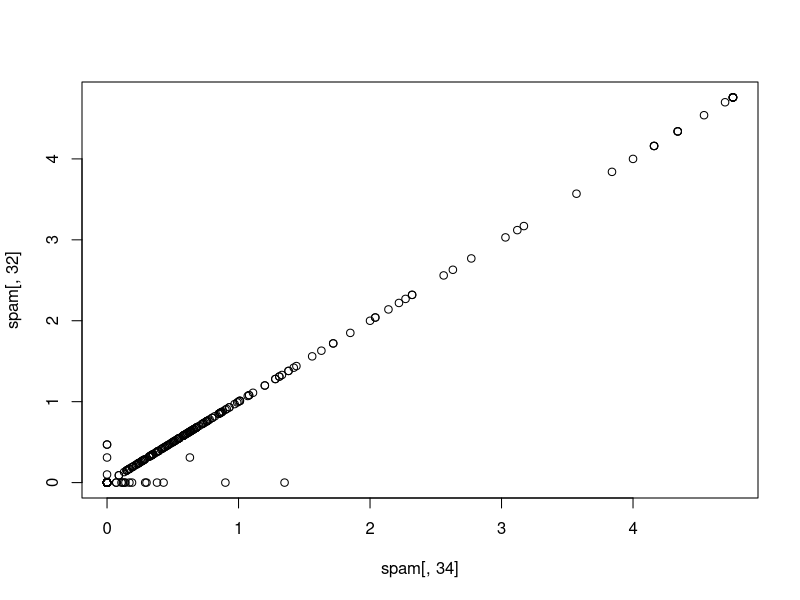
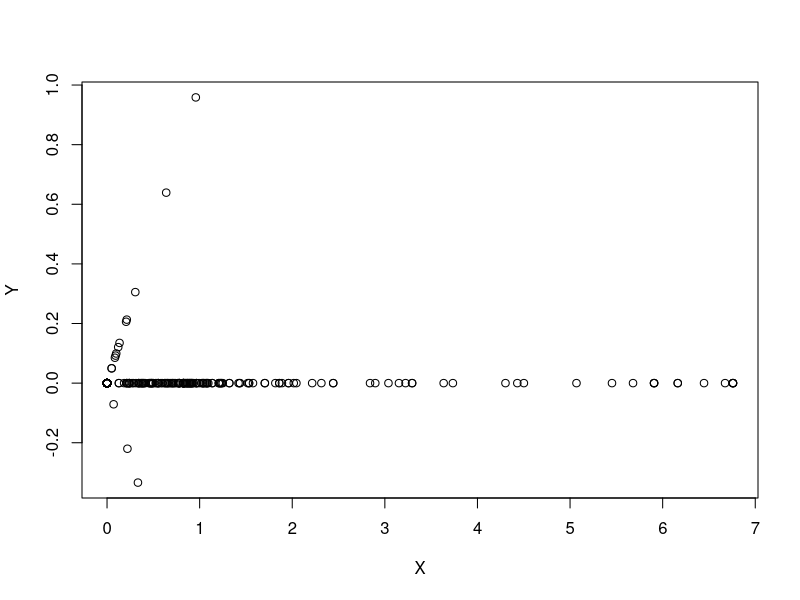
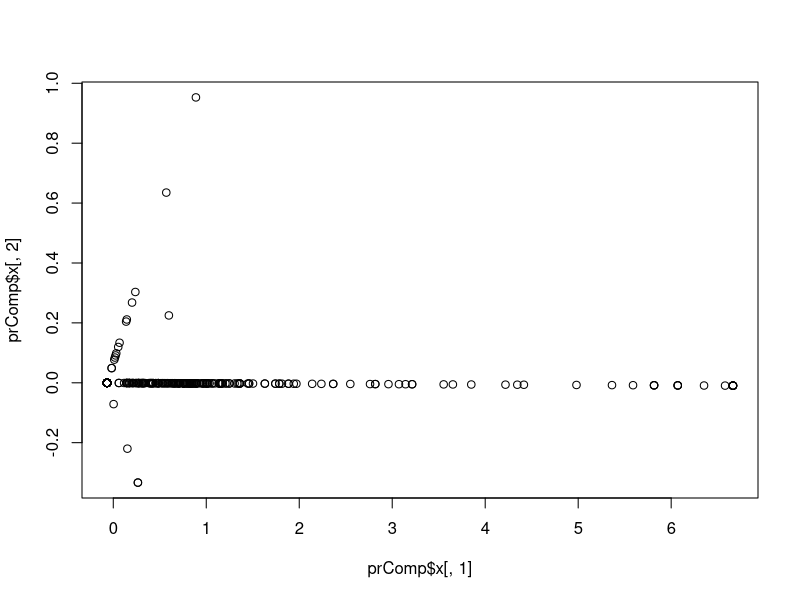
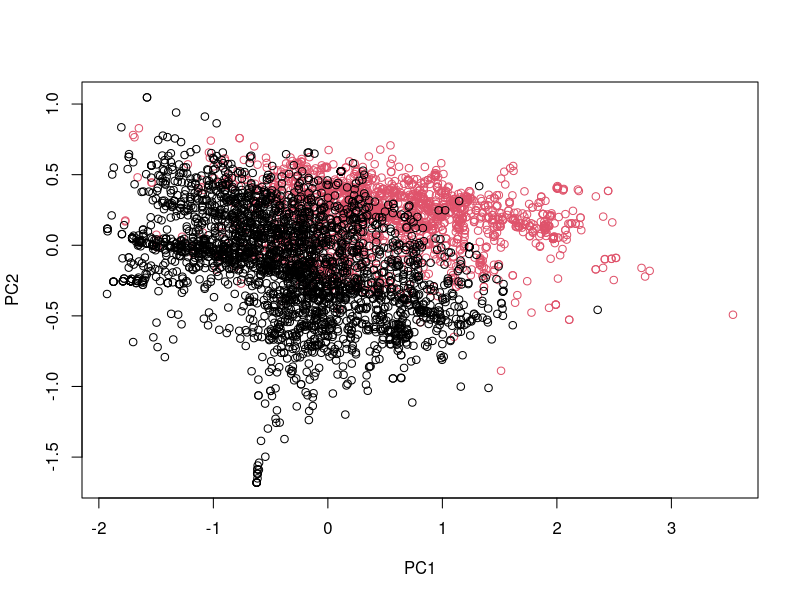
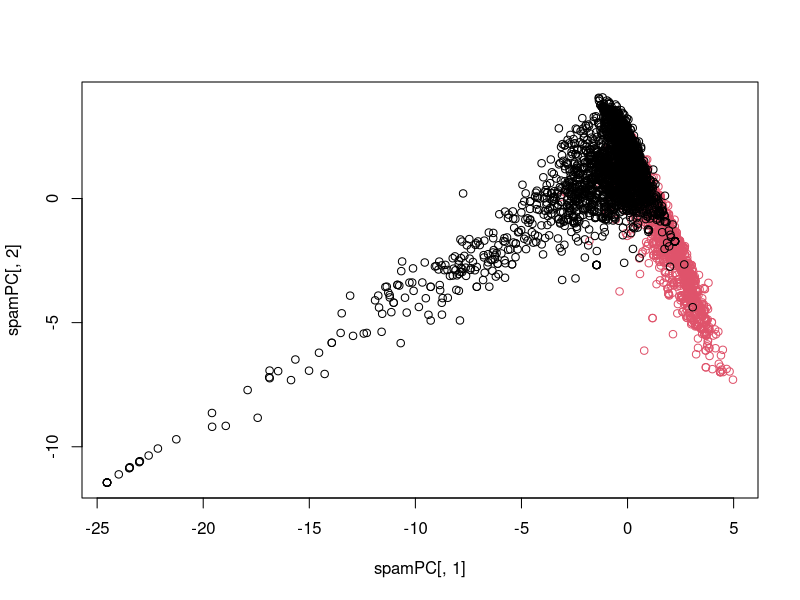

The R script that drew these images, in order: (Note: this script raises an error after producing the figures.)

# - Set Working directory
setwd("C:/Users/ABC/Cursos/Data Scientists - Johns Hopkins University/WorkingDirectory_Curso/datasciencecoursera_repository/Course 8/")

# - Load libraries
library(caret)
library(kernlab)

# - Load data
data(spam)


############################################################################################
################################### TRAY TO PREDICT TYPE ###################################
#                                  with principal components
############################################################################################

################################# First steps ################################# 

# - Create a series of test/training partitions
inTrain <- createDataPartition(y=spam$type, p=0.75, list=FALSE)
# -- Split into two dataframes
training <- spam[inTrain,]
testing <- spam[-inTrain,]
dim(training);dim(testing)



############################# Correlated predictors#############################
M <- abs(cor(training[,-58]))
diag(M) <- 0
which(M > 0.8, arr.ind = T)

names(spam)[c(34,32)]
plot(spam[,34], spam[,32])

# - Rotate the plot
X <- 0.71*training$num415 + 0.71*training$num857
Y <- 0.71*training$num415 - 0.71*training$num857
plot(X,Y)

# - Principal components
smallSpam <- spam[,c(34,32)]
prComp <- prcomp(smallSpam)
plot(prComp$x[,1],prComp$x[,2])
prComp$rotation

# PCA
typeColor <- ((spam$type=="spam")*1+1)
prComp <- prcomp(log10(spam[,-58]+1))
plot(prComp$x[,1], prComp$x[,2], col=typeColor, xlab="PC1", ylab="PC2")

# PCA with caret
preProc <- preProcess(log10(spam[,-58]+1), method = "pca", pcaComp=2)
spamPC <- predict(preProc, log10(spam[,-58]+1))
plot(spamPC[,1], spamPC[,2], col=typeColor)

# Preprocessing with PCA
preProc <- preProcess(log10(training[,-58]+1), method = "pca", pcaComp=2)

trainPC <- predict(preProc, log10(training[,-58]+1))
modelFit <- train(training$type ~.,  method="glm", data=trainPC)

testPC <- predict(preProc, log10(testing[,-58]+1))
confusionMatrix(testing$type, predict(modelFit,testPC))


### - Alternative 
modelFit <- train(training$type ~., method="glm", preProcess="pca", data=training)
confusionMatrix(testing$type, predict(modelFit, testing))
